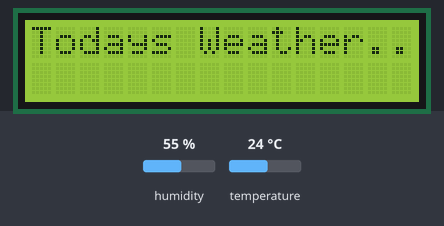
Bench run of a sketch on a simulated Arduino Uno, built with avr-gcc and run on an emulated ATmega328P. Shown: 16×2 character LCD. The test bench sets the inputs (shaded band); at power-on: humidity 55 %, temperature 24 °C.

Above: at 1.2 s.
1.3 s: humidity set to 22 %
At 6.6 s:
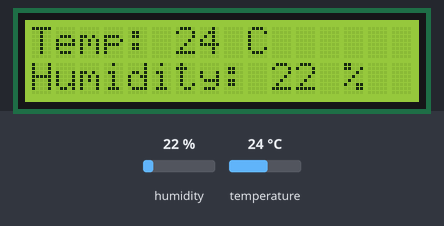
11.3 s: temperature set to 12 °C
At 16.1 s:
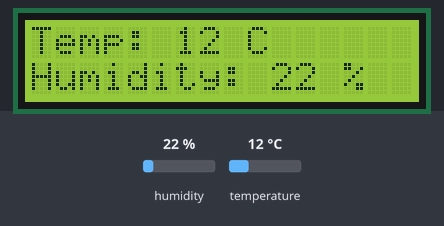
19.8 s: humidity set to 40 %
At 25.6 s:
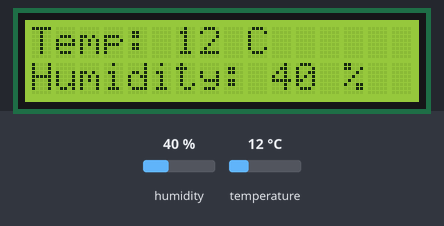
29.0 s: temperature set to 19 °C
At 33.9 s:
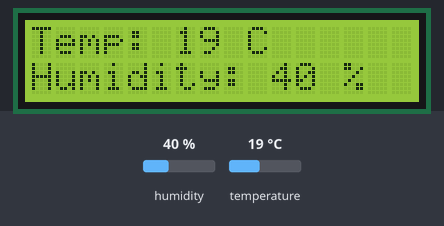
Timing chart, 0 to 35.4 s (numbered marks = the images above; inputs shaded):
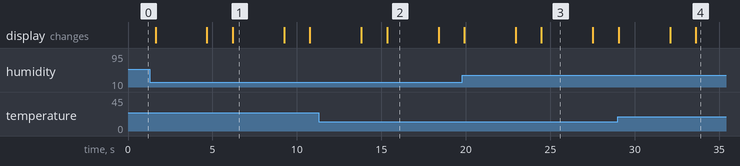

The sketch:

code.ino
```cpp
#include <Wire.h>
#include <LiquidCrystal_I2C.h>
#include <DHT.h>

//#define DHTPIN 4         // DHT11 data pin
//#define DHTTYPE DHT11    // DHT11 sensor

DHT dht11_sensor(4, DHT11);
LiquidCrystal_I2C lcd(0x27, 16, 2);  // I2C address 0x27 or 0x3F

void setup() {
  lcd.init();
  lcd.backlight();
  dht11_sensor.begin();
}

void loop() {
  int temp = dht11_sensor.readTemperature();
  int hum = dht11_sensor.readHumidity();

  lcd.clear();
  lcd.setCursor(0, 0);
  lcd.print("Todays Weather...");
  delay(1500);
  lcd.clear();
  lcd.print("Temp: ");
  lcd.print(temp);
  lcd.print(" C");

  lcd.setCursor(0, 1);
  lcd.print("Humidity: ");
  lcd.print(hum);
  lcd.print(" %");

  delay(3000);
}
```

Measured:
- after the input at 1.3 s, the display: first differs from a run without the input after 4.9 s (image 1)
- after the input at 11.3 s, the display: first differs from a run without the input after 4.0 s (image 2)
- after the input at 19.8 s, the display: first differs from a run without the input after 4.7 s (image 3)
- after the input at 29.0 s, the display: first differs from a run without the input after 4.6 s (image 4)
- what the display in image 1 shows lasts 3.0 s, from 6.2 s to 9.2 s
